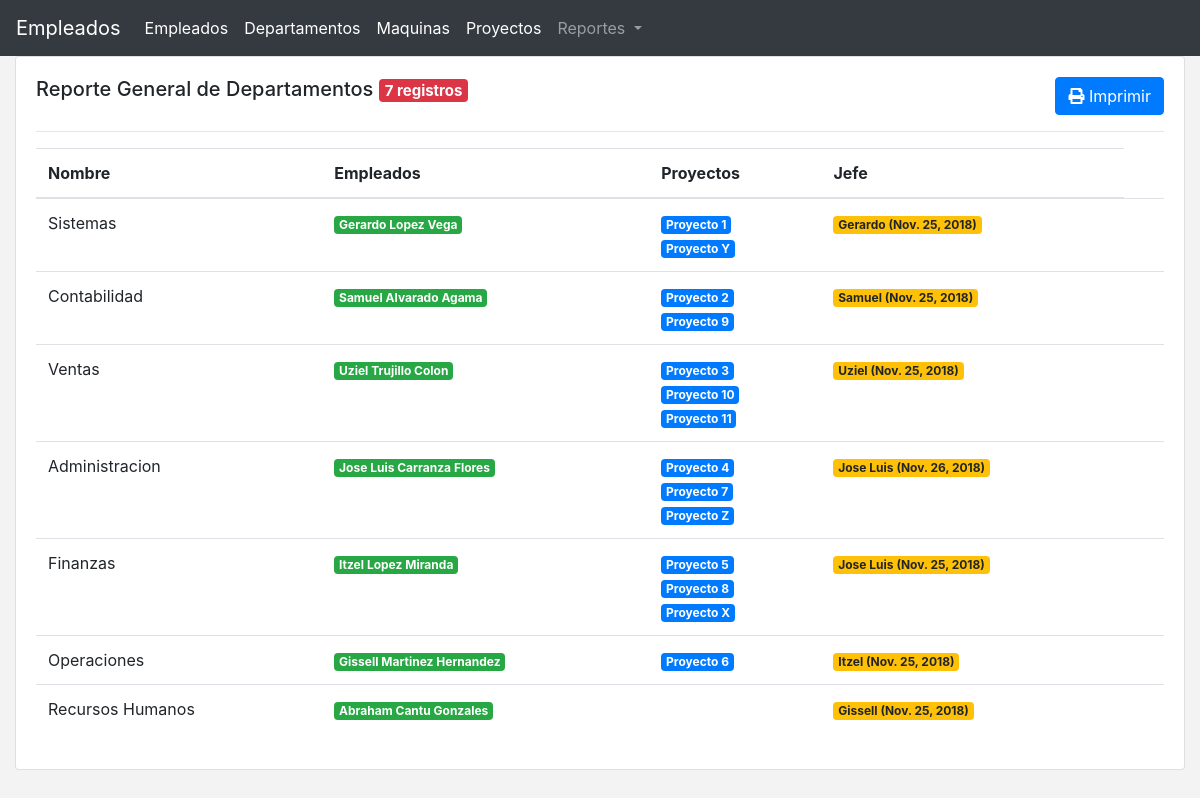
The page /reporte/departamentos/ on the database as committed earlier.
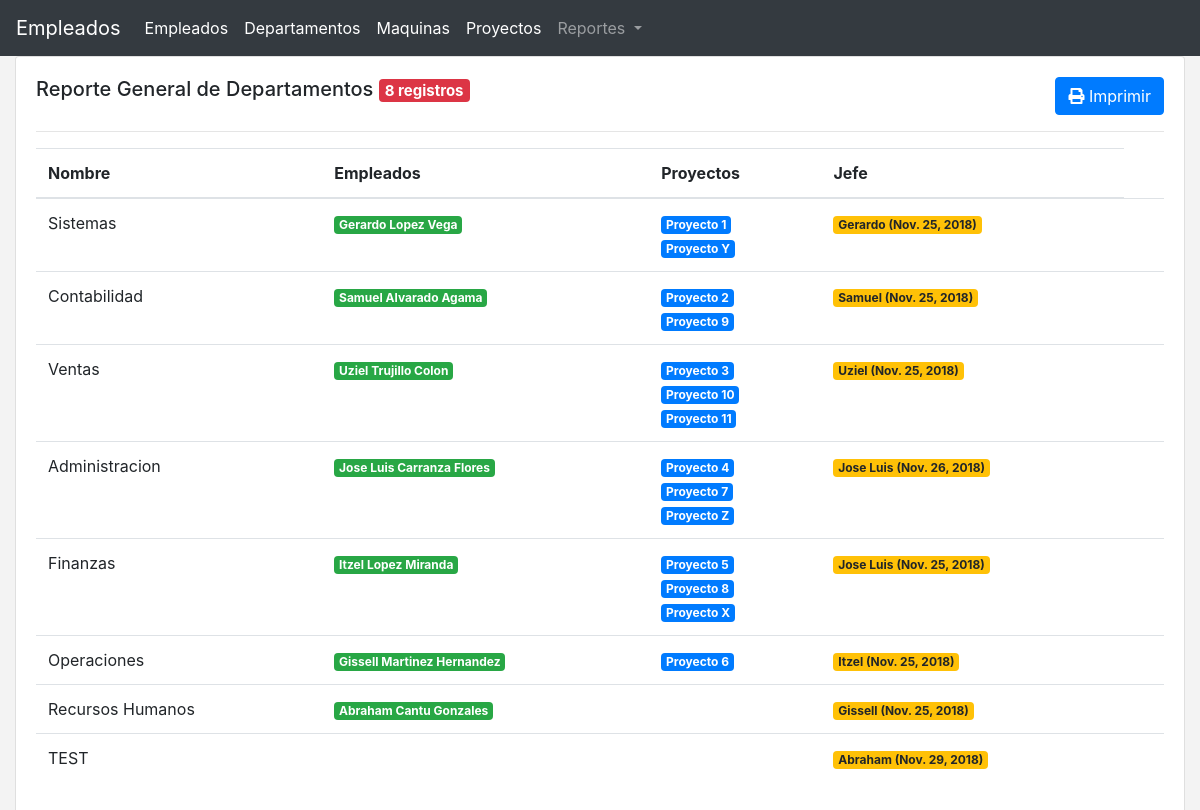
The same page on the database as committed later.
### main/models.py (models this page shows, shortened)
class Departamento(models.Model):
	nombre = models.CharField(max_length=255)

class Asignado(models.Model):
	empleado = models.ForeignKey(Empleado, on_delete=models.CASCADE)
	departamento = models.ForeignKey(Departamento, on_delete=models.CASCADE)
	fechaads = models.DateField()

class Empleado(models.Model):
	cedula = models.CharField(max_length=10)
	curp = models.CharField(max_length=18)
	nombre = models.CharField(max_length=255)
	apellidop = models.CharField(max_length=255)
	apellidom = models.CharField(max_length=255)
	sexo = models.CharField(max_length=1, choices=[('m', 'Mujer'), ('h', 'Hombre')])
	fechanac = models.DateField()
	salario = models.FloatField()
	issupervisor = models.BooleanField(default=False)
	supervisor = models.ForeignKey('Empleado', on_delete=models.SET_NULL, null=True, blank=True)

class Proyecto(models.Model):
	nombre = models.CharField(max_length=255)
	descripcion = models.CharField(max_length=255, null=True, blank=True)
	departamento = models.ForeignKey(Departamento, on_delete=models.CASCADE)

class Jefe(models.Model):
	empleado = models.ForeignKey(Empleado, on_delete=models.CASCADE)
	departamento = models.ForeignKey(Departamento, on_delete=models.CASCADE)
	fechaads = models.DateField()

### main/views.py (the view)
# urls.py: path('reporte/departamentos/', views.reporte_departamentos, name='reporte_departamentos'),
def reporte_departamentos(request):
	departamentos = m.Departamento.objects.all()
	for d in departamentos:
		d.proyectos = m.Proyecto.objects.filter(departamento=d)
		d.empleados = m.Asignado.objects.filter(departamento=d)
		d.jefes = m.Jefe.objects.filter(departamento=d)
	ctx = {
		"data" : departamentos,
		"qty" : len(departamentos)
	}
	return render(request, 'main/reporte_departamentos.html', ctx)

### main/templates/main/reporte_departamentos.html
{% extends 'main/index.html' %}
{% block content %}
<div class="container-fluid">
	<div class="row">
		<div class="col-12">
			<div class="card">
				<div class="card-body">
					<div class="btn-toolbar justify-content-between" role="toolbar" aria-label="Toolbar with button groups">
						<h5 class="card-title">Reporte General de Departamentos
							<span class="badge badge-danger">{{ qty }} registros</span></h5>
						<a href="javascript:window.print()" class="btn btn-primary pull-right d-print-none">
							<i class="fas fa-print"></i>
							Imprimir
						</a>
					</div>
					<hr>
					<div class="card-text">
						<table class="table">
							<thead>
								<tr>
									<th>Nombre</th>
									<th>Empleados</th>
									<th>Proyectos</th>
									<th>Jefe</th>
								</tr>
							</thead>
							<tbody>
								{% for e in data %}
								<tr>
									<td>{{ e.nombre }} </td>
									<td>
										{% for d in e.empleados %}
										<span class="badge badge-success">
										{{d.empleado.nombre}} {{d.empleado.apellidop}} {{d.empleado.apellidom}}</span><br>
										{% endfor %}
									</td>
									<td>
										{% for p in e.proyectos %}
										<span class="badge badge-primary">
										{{ p.nombre }}
										</span><br>
										{% endfor %}
									</td>
									<td>
										{% for m in e.jefes %}
										<span class="badge badge-warning">{{ m.empleado.nombre }}
										({{ m.fechaads }})</span>
										{% endfor %}
									</td>
									<td>
									</td>
								</tr>
								{% endfor %}
							</tbody>
						</table>
					</div>
				</div>
			</div>
			<br>
		</div>
	</div>
</div>
{% endblock %}

Rows that differ between the two databases and show on the page:
added Departamento: nombre "TEST"
added Jefe: empleado.nombre "Abraham", fechaads "Nov. 29, 2018", shown under "TEST"
Other text that changed with them:
{{ qty }}: "7" → "8"
